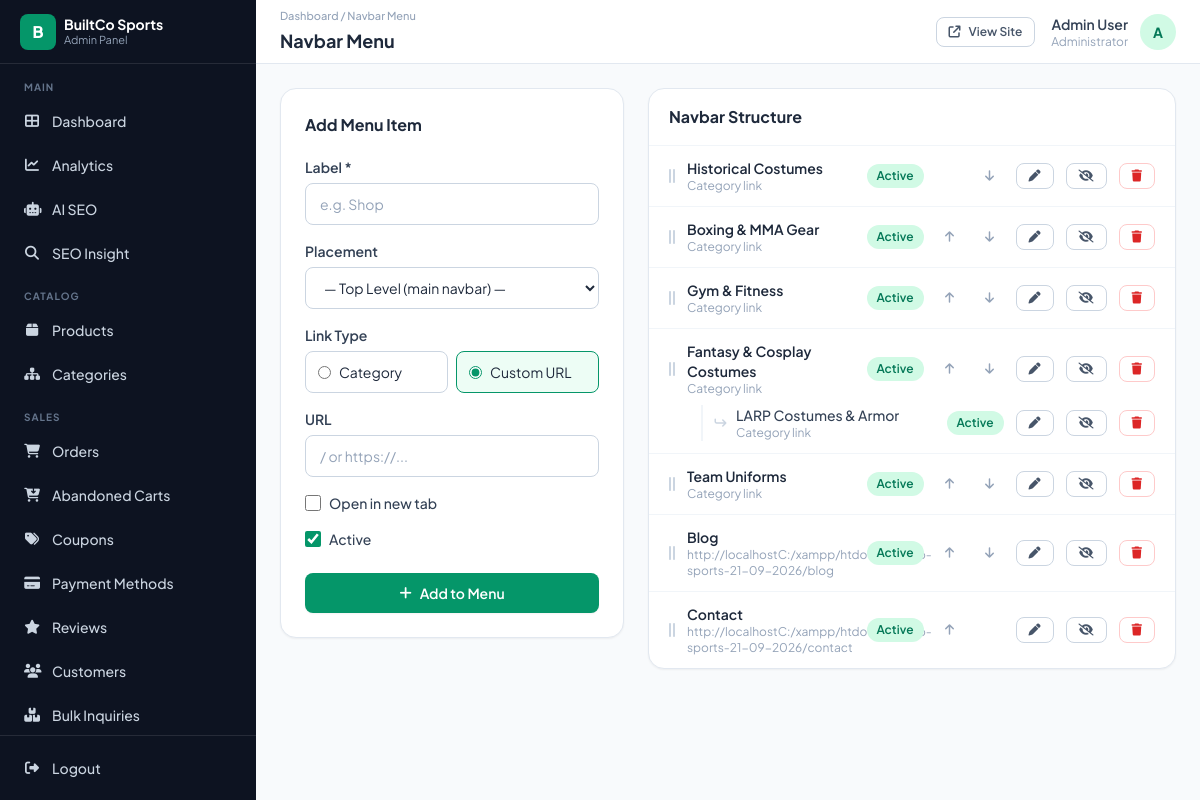
/admin/pages/menu.php (signed in), run on the app's committed database.
### tables this page shows
CREATE TABLE `menu_items` (
  `id` int(11) NOT NULL,
  `parent_id` int(11) DEFAULT NULL,
  `label` varchar(100) NOT NULL,
  `link_type` enum('category','custom') NOT NULL DEFAULT 'custom',
  `category_id` int(11) DEFAULT NULL,
  `custom_url` varchar(500) DEFAULT NULL,
  `open_new_tab` tinyint(1) NOT NULL DEFAULT 0,
  `sort_order` int(11) NOT NULL DEFAULT 0,
  `status` enum('active','inactive') NOT NULL DEFAULT 'active',
  `created_at` timestamp NOT NULL DEFAULT current_timestamp()
);

### includes/config.php (called while the page is built, shortened)
<?php
class DB {
    private static $instance = null;
    private function __construct() {
        $this->conn = new mysqli(DB_HOST, DB_USER, DB_PASS, DB_NAME);
    }
    public static function getInstance() {
        if (self::$instance === null) self::$instance = new DB();
        return self::$instance->conn;
    }
}
function db() { return DB::getInstance(); }
function fetch_all($sql, $types = '', ...$params) {
    if (!empty($params)) {
        $stmt = db()->prepare($sql);
        $stmt->bind_param($types, ...$params);
        $stmt->execute();
        return $stmt->get_result()->fetch_all(MYSQLI_ASSOC);
    }
    $result = db()->query($sql);
    return $result ? $result->fetch_all(MYSQLI_ASSOC) : [];
}
function h($v) {
    return htmlspecialchars((string)($v ?? ''), ENT_QUOTES, 'UTF-8');
}
function csrf_token() {
    return $_SESSION['csrf_token'];
}
    ob_start(); ?>

### admin/pages/menu.php (the view, shortened to what this page needs)
<?php
require_once __DIR__ . '/../../includes/config.php';
$edit = isset($_GET['edit']) ? fetch_one("SELECT * FROM menu_items WHERE id=?", 'i', (int)$_GET['edit']) : null;
$top_items = fetch_all("SELECT * FROM menu_items WHERE parent_id IS NULL ORDER BY sort_order ASC, id ASC");
foreach ($top_items as &$ti) {
    $ti['children'] = fetch_all("SELECT * FROM menu_items WHERE parent_id=? ORDER BY sort_order ASC, id ASC", 'i', $ti['id']);
}
include __DIR__ . '/../includes/admin-header.php';
?>
<div class="grid grid-cols-1 lg:grid-cols-5 gap-6">
  <div class="lg:col-span-2">
    <div class="card p-6 sticky top-20">
      <div class="flex items-center justify-between mb-5">
        <h2 class="font-bold text-slate-800"><?= $edit ? 'Edit Menu Item' : 'Add Menu Item' ?></h2>
      </div>
      <form method="POST">
        <div class="mb-4">
          <label class="f-label">Label *</label>
          <input type="text" name="label" required class="f-input" value="<?= h($edit['label'] ?? '') ?>" placeholder="e.g. Shop">
        </div>
        <div class="mb-4">
          <label class="f-label">Placement</label>
          <select name="parent_id" class="f-select">
            <option value="">— Top Level (main navbar) —</option>
          </select>
        </div>
        <div class="mb-4">
          <label class="f-label">Link Type</label>
          <div class="grid grid-cols-2 gap-2">
            <label class="flex items-center gap-2 border border-slate-300 rounded-lg px-3 py-2.5 cursor-pointer has-[:checked]:border-brand has-[:checked]:bg-brand-light/40">
              <input type="radio" name="link_type" value="category" class="accent-brand" <?= (($edit['link_type'] ?? '') === 'category') ? 'checked' : '' ?> onchange="toggleLinkType()"> <span class="text-sm">Category</span>
            </label>
            <label class="flex items-center gap-2 border border-slate-300 rounded-lg px-3 py-2.5 cursor-pointer has-[:checked]:border-brand has-[:checked]:bg-brand-light/40">
              <input type="radio" name="link_type" value="custom" class="accent-brand" <?= (($edit['link_type'] ?? 'custom') === 'custom') ? 'checked' : '' ?> onchange="toggleLinkType()"> <span class="text-sm">Custom URL</span>
            </label>
          </div>
        </div>
        <div class="mb-4" id="customField">
          <label class="f-label">URL</label>
          <input type="text" name="custom_url" class="f-input" value="<?= h($edit['custom_url'] ?? '') ?>" placeholder="/ or https://...">
        </div>
        <div class="flex items-center gap-2 mb-4">
          <input type="checkbox" name="open_new_tab" id="mNewTab" value="1" class="w-4 h-4 rounded accent-brand" <?= !empty($edit['open_new_tab']) ? 'checked' : '' ?>>
          <label for="mNewTab" class="text-sm font-medium text-slate-700">Open in new tab</label>
        </div>
        <div class="flex items-center gap-2 mb-6">
          <input type="checkbox" name="status" id="mStatus" value="1" class="w-4 h-4 rounded accent-brand" <?= (!$edit || $edit['status'] === 'active') ? 'checked' : '' ?>>
          <label for="mStatus" class="text-sm font-medium text-slate-700">Active</label>
        </div>
        <button type="submit" class="btn-primary w-full"><i class="fa-solid <?= $edit ? 'fa-floppy-disk' : 'fa-plus' ?>"></i> <?= $edit ? 'Update Item' : 'Add to Menu' ?></button>
      </form>
    </div>
  </div>
  <div class="lg:col-span-3">
    <div class="card overflow-hidden">
      <div class="px-5 py-4 border-b border-slate-100"><h2 class="font-bold text-slate-800">Navbar Structure</h2></div>
      <div class="divide-y divide-slate-100">
        <?php foreach ($top_items as $i => $item): ?>
        <div class="px-5 py-3">
          <div class="flex items-center gap-3">
            <i class="fa-solid fa-grip-lines-vertical text-slate-300"></i>
            <div class="flex-1 min-w-0">
              <div class="font-semibold text-sm text-slate-800"><?= h($item['label']) ?></div>
              <div class="text-xs text-slate-400"><?= $item['link_type'] === 'category' ? 'Category link' : h($item['custom_url']) ?></div>
            </div>
            <span class="<?= $item['status'] === 'active' ? 'badge-active' : 'badge-inactive' ?>"><?= ucfirst($item['status']) ?></span>
            <a href="?action=move&id=<?= (int)$item['id'] ?>&dir=up&csrf_token=<?= csrf_token() ?>" class="w-7 h-7 flex items-center justify-center text-slate-400 hover:text-slate-700 <?= $i === 0 ? 'invisible' : '' ?>"><i class="fa-solid fa-arrow-up text-xs"></i></a>
            <a href="?action=move&id=<?= (int)$item['id'] ?>&dir=down&csrf_token=<?= csrf_token() ?>" class="w-7 h-7 flex items-center justify-center text-slate-400 hover:text-slate-700 <?= $i === count($top_items) - 1 ? 'invisible' : '' ?>"><i class="fa-solid fa-arrow-down text-xs"></i></a>
            <a href="?edit=<?= (int)$item['id'] ?>" class="btn-outline btn-sm"><i class="fa-solid fa-pen"></i></a>
            <a href="?action=toggle&id=<?= (int)$item['id'] ?>&csrf_token=<?= csrf_token() ?>" class="btn-outline btn-sm"><i class="fa-solid <?= $item['status'] === 'active' ? 'fa-eye-slash' : 'fa-eye' ?>"></i></a>
            <a href="?action=delete&id=<?= (int)$item['id'] ?>&csrf_token=<?= csrf_token() ?>" data-confirm="Remove this menu item?" class="btn-danger-outline btn-sm"><i class="fa-solid fa-trash"></i></a>
          </div>
          <?php foreach ($item['children'] as $j => $child): ?>
          <div class="flex items-center gap-3 mt-2 ml-8 pl-3 border-l-2 border-slate-100">
            <i class="fa-solid fa-arrow-turn-up fa-rotate-90 text-slate-300 text-xs"></i>
            <div class="flex-1 min-w-0">
              <div class="font-medium text-sm text-slate-700"><?= h($child['label']) ?></div>
              <div class="text-xs text-slate-400"><?= $child['link_type'] === 'category' ? 'Category link' : h($child['custom_url']) ?></div>
            </div>
            <span class="<?= $child['status'] === 'active' ? 'badge-active' : 'badge-inactive' ?>"><?= ucfirst($child['status']) ?></span>
            <a href="?edit=<?= (int)$child['id'] ?>" class="btn-outline btn-sm"><i class="fa-solid fa-pen"></i></a>
            <a href="?action=toggle&id=<?= (int)$child['id'] ?>&csrf_token=<?= csrf_token() ?>" class="btn-outline btn-sm"><i class="fa-solid <?= $child['status'] === 'active' ? 'fa-eye-slash' : 'fa-eye' ?>"></i></a>
            <a href="?action=delete&id=<?= (int)$child['id'] ?>&csrf_token=<?= csrf_token() ?>" data-confirm="Remove this menu item?" class="btn-danger-outline btn-sm"><i class="fa-solid fa-trash"></i></a>
          </div>
          <?php endforeach; ?>
        </div>
        <?php endforeach; ?>
      </div>
    </div>
  </div>
</div>
<?php include __DIR__ . '/../includes/admin-footer.php'; ?>

### data on the page
menu_items: label "Historical Costumes", link_type "Category link", status "Active"
menu_items: label "Boxing & MMA Gear", link_type "Category link", status "Active"
menu_items: label "Gym & Fitness", link_type "Category link", status "Active"
menu_items: label "Fantasy & Cosplay Costumes", link_type "Category link", status "Active"
menu_items: label "LARP Costumes & Armor", link_type "Category link", status "Active"
menu_items: label "Team Uniforms", link_type "Category link", status "Active"
menu_items: label "Blog", custom_url "http://localhostC:/xampp/htdocs/builtco-sports-21-09-2026/blog", status "Active"
menu_items: label "Contact", custom_url "http://localhostC:/xampp/htdocs/builtco-sports-21-09-2026/contact", status "Active"

### other printed values
$group_label "MAIN"
$nav_item['label'] "Dashboard"
$nav_item['label'] "Analytics"
$nav_item['label'] "AI SEO"
$nav_item['label'] "SEO Insight"
$group_label "CATALOG"
$nav_item['label'] "Products"
$nav_item['label'] "Categories"
$group_label "SALES"
$nav_item['label'] "Orders"
$nav_item['label'] "Abandoned Carts"
$nav_item['label'] "Coupons"
$nav_item['label'] "Payment Methods"
$nav_item['label'] "Reviews"
$nav_item['label'] "Customers"
